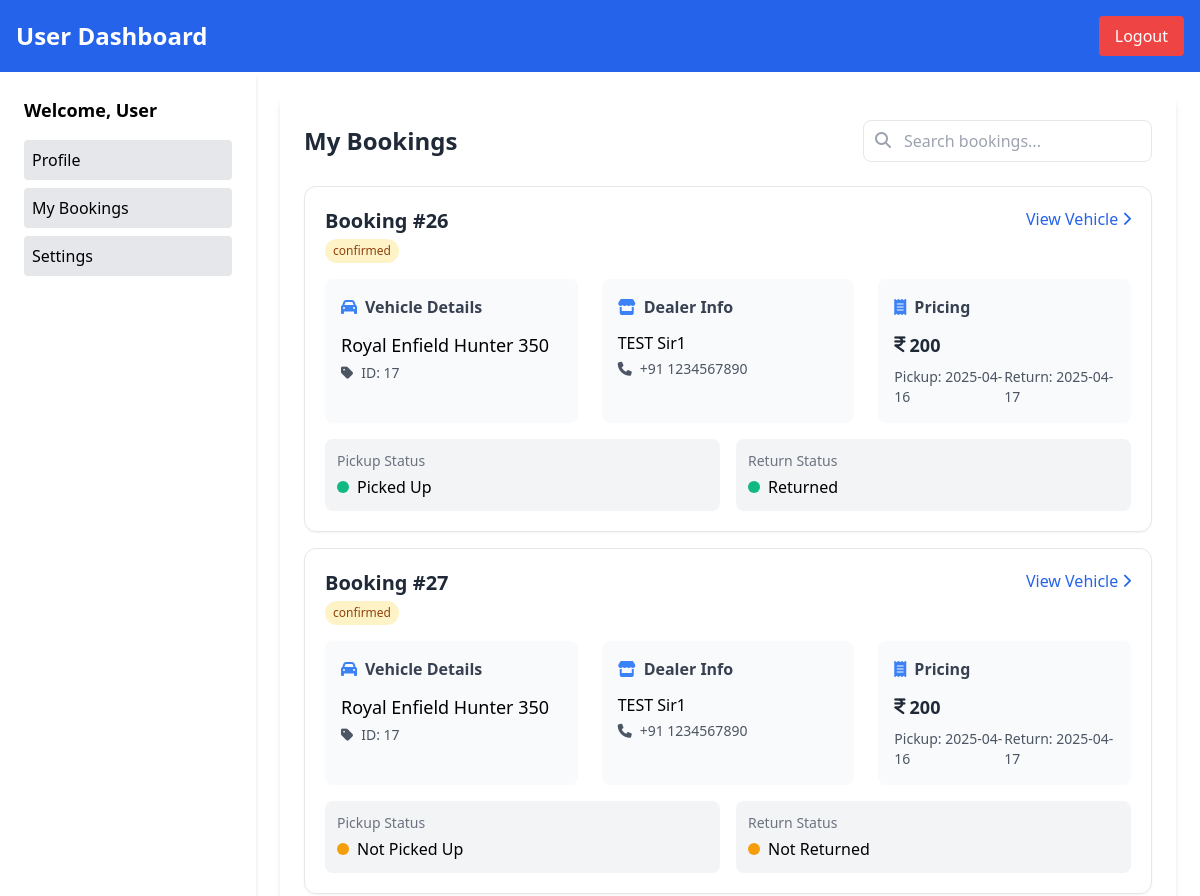
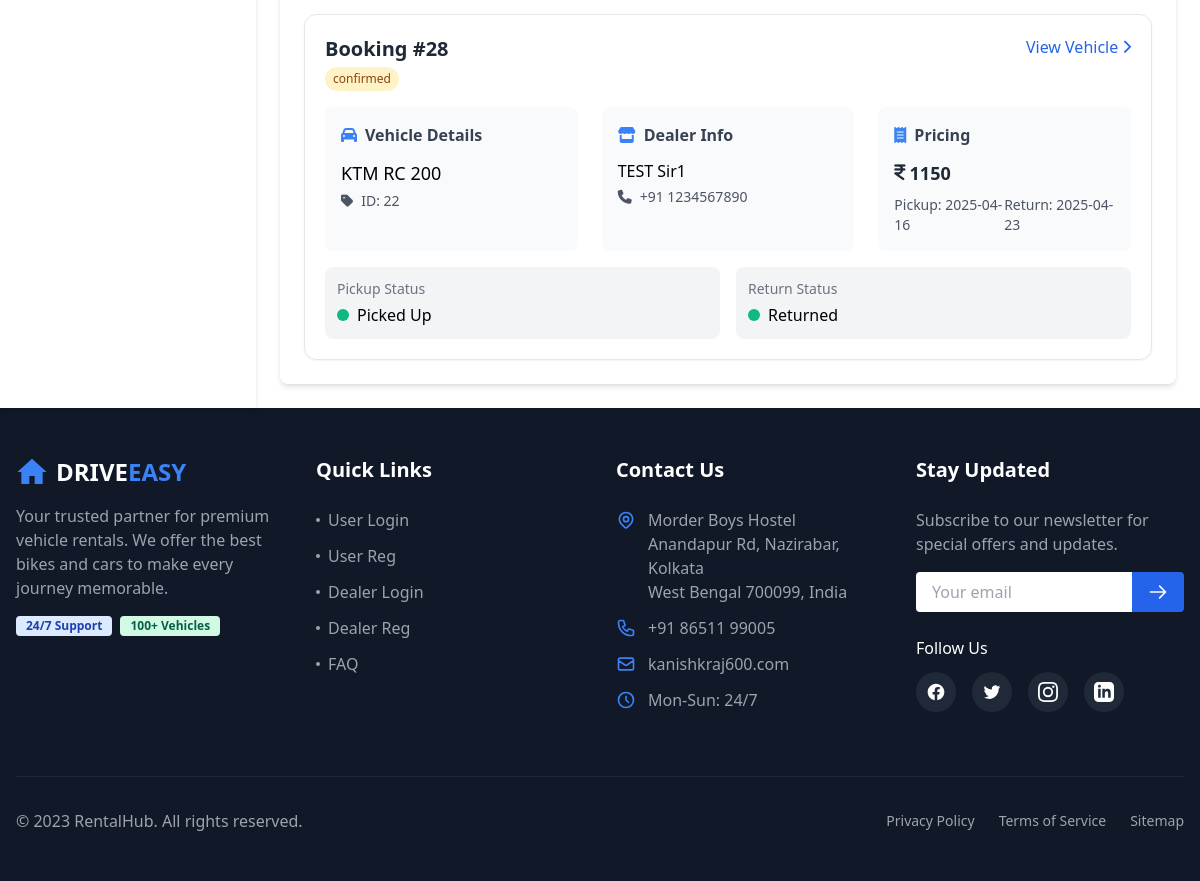
Page /user/my_booking.php (signed in) on the committed database (2 pictures, top to bottom).
### tables this page shows
CREATE TABLE `booking` (
  `booking_id` int(255) NOT NULL,
  `user_id` varchar(255) NOT NULL,
  `dealer_id` varchar(255) NOT NULL,
  `start_date` varchar(255) NOT NULL,
  `end_date` varchar(255) NOT NULL,
  `payment_status` varchar(255) NOT NULL,
  `total_price` varchar(100) NOT NULL,
  `vehicle_id` varchar(255) NOT NULL,
  `pickup_status` varchar(255) NOT NULL DEFAULT 'Not Picked Up',
  `return_status` varchar(255) NOT NULL DEFAULT 'Not Returned'
);

CREATE TABLE `vehicle` (
  `vehicle_id` int(11) NOT NULL,
  `dealer_id` varchar(255) NOT NULL,
  `vehicle_make` varchar(255) NOT NULL,
  `vehicle_model` varchar(255) NOT NULL,
  `vehicle_year` varchar(255) NOT NULL,
  `daily_price` decimal(10,2) NOT NULL,
  `weekly_price` decimal(10,2) NOT NULL,
  `monthly_price` decimal(10,2) NOT NULL,
  `vehicle_description` varchar(255) NOT NULL,
  `main_image` text NOT NULL,
  `vehicle_specKey` text NOT NULL,
  `vehicle_features` varchar(255) NOT NULL,
  `vehicle_type` varchar(255) NOT NULL,
  `vehicle_specValue` text NOT NULL,
  `vehicle_status` varchar(255) NOT NULL,
  `additional_images` text NOT NULL,
  `dealer_longitude` varchar(255) NOT NULL,
  `dealer_latitude` varchar(255) NOT NULL
);

CREATE TABLE `dealer` (
  `dealer_id` int(255) NOT NULL,
  `dealer_fname` varchar(255) NOT NULL,
  `dealer_lname` varchar(255) NOT NULL,
  `dealer_email` varchar(255) NOT NULL,
  `dealer_phone` varchar(255) NOT NULL,
  `dealer_pasword` varchar(255) NOT NULL,
  `dealer_address` varchar(255) NOT NULL,
  `dealer_Image` varchar(255) NOT NULL,
  `dealer_about` varchar(255) NOT NULL,
  `dealer_latitude` varchar(255) NOT NULL,
  `dealer_longitude` varchar(255) NOT NULL,
  `dealer_city` varchar(255) NOT NULL,
  `dealer_district` varchar(255) NOT NULL,
  `dealer_zipcode` varchar(255) NOT NULL,
  `dealer_state` varchar(255) NOT NULL,
  `dealer_country` varchar(255) NOT NULL
);

### user/my_booking.php (the view, shortened to what this page needs)
<?php
include('../main/head.php');
$userId = $_SESSION["user_id"];
$sql = "SELECT
            booking.*,
            dealer.dealer_fname,
            dealer.dealer_phone,
            dealer.dealer_lname,
            vehicle.vehicle_make,
            vehicle.vehicle_model
        FROM
            `booking`
        JOIN
            `dealer` ON booking.dealer_id = dealer.dealer_id
        JOIN
            `vehicle` ON booking.vehicle_id = vehicle.vehicle_id
        WHERE
            `booking`.`user_id` = $userId";
$result = mysqli_query($conn, $sql);
$bookingDetails = [];
if ($result) {
    if (mysqli_num_rows($result) > 0) {
        while ($row = mysqli_fetch_assoc($result)) {
            $bookingDetails[] = $row;
        }
    } else {
        $errorMessage = "No bookings found.";
    }
} else {
    $errorMessage = "Error: " . mysqli_error($conn);
}
?>
<div class="min-h-screen flex flex-col">
    <nav class="bg-blue-600 p-4 text-white flex justify-between items-center">
        <h1 class="text-2xl font-bold">User Dashboard</h1>
        <a href="../user/logout.php" class="bg-red-500 px-4 py-2 rounded">Logout</a>
    </nav>
    <div class="flex flex-col md:flex-row flex-1">
        <aside class="bg-white w-full md:w-64 p-6 shadow-md">
            <h2 class="text-lg font-semibold mb-4">Welcome, User</h2>
            <ul class="space-y-2">
                <li><a href="my_profile.php" class="block p-2 bg-gray-200 rounded">Profile</a></li>
                <li><a href="my_booking.php" class="block p-2 bg-gray-200 rounded">My Bookings</a></li>
                <li><a href="#" class="block p-2 bg-gray-200 rounded">Settings</a></li>
            </ul>
        </aside>
        <main class="flex-1 p-4 md:p-6">
    <div class="bg-white p-4 md:p-6 shadow-md rounded-lg">
        <div class="flex justify-between items-center mb-6">
            <h2 class="text-2xl font-bold text-gray-800">My Bookings</h2>
            <div class="relative">
                <input type="text" placeholder="Search bookings..." class="pl-10 pr-4 py-2 border rounded-lg focus:outline-none focus:ring-2 focus:ring-blue-500">
                <i class="fas fa-search absolute left-3 top-3 text-gray-400"></i>
            </div>
        </div>
        <?php if (!empty($bookingDetails)): ?>
            <div class="space-y-4">
                <?php foreach ($bookingDetails as $booking): ?>
                    <div class="border border-gray-200 rounded-xl p-5 shadow-sm hover:shadow-md transition-shadow duration-200">
                        <div class="flex justify-between items-start mb-4">
                            <div>
                                <h3 class="font-bold text-xl text-gray-800">Booking #<?php echo htmlspecialchars($booking['booking_id']); ?></h3>
                                <div class="flex items-center mt-1">
                                    <span class="px-2 py-1 text-xs rounded-full
                                        <?php echo $booking['payment_status'] === 'Paid' ? 'bg-green-100 text-green-800' : 'bg-yellow-100 text-yellow-800' ?>">
                                        <?php echo htmlspecialchars($booking['payment_status']); ?>
                                    </span>
                                </div>
                            </div>
                            <a href="../vehicle_details.php?ref=<?php echo $booking['vehicle_id']; ?>" class="text-blue-600 hover:text-blue-800 font-medium flex items-center">
                                View Vehicle <i class="fas fa-chevron-right ml-1 text-sm"></i>
                            </a>
                        </div>
                        <div class="grid grid-cols-1 md:grid-cols-3 gap-6 mb-4">
                            <div class="bg-gray-50 p-4 rounded-lg">
                                <h4 class="font-semibold text-gray-700 mb-3 flex items-center">
                                    <i class="fas fa-car mr-2 text-blue-500"></i> Vehicle Details
                                </h4>
                                <p class="font-medium text-lg mb-1"><?php echo htmlspecialchars($booking['vehicle_make']) ?> <?php echo htmlspecialchars($booking['vehicle_model']) ?></p>
                                <div class="flex items-center text-gray-600 text-sm">
                                    <i class="fas fa-tag mr-2"></i>
                                    <span>ID: <?php echo htmlspecialchars($booking['vehicle_id']); ?></span>
                                </div>
                            </div>
                            <div class="bg-gray-50 p-4 rounded-lg">
                                <h4 class="font-semibold text-gray-700 mb-3 flex items-center">
                                    <i class="fas fa-store mr-2 text-blue-500"></i> Dealer Info
                                </h4>
                                <p class="font-medium mb-1"><?php echo htmlspecialchars($booking['dealer_fname']); ?> <?php echo htmlspecialchars($booking['dealer_lname']); ?></p>
                                <div class="flex items-center text-gray-600 text-sm">
                                    <i class="fas fa-phone mr-2"></i>
                                    <span><?php echo htmlspecialchars($booking['dealer_phone']); ?></span>
                                </div>
                            </div>
                            <div class="bg-gray-50 p-4 rounded-lg">
                                <h4 class="font-semibold text-gray-700 mb-3 flex items-center">
                                    <i class="fas fa-receipt mr-2 text-blue-500"></i> Pricing
                                </h4>
                                <div class="flex items-center text-lg font-bold text-gray-800">
                                    <i class="fa-solid fa-indian-rupee-sign mr-1"></i>
                                    <span><?php echo htmlspecialchars($booking['total_price']); ?></span>
                                </div>
                                <div class="flex justify-between text-sm text-gray-600 mt-2">
                                    <span>Pickup: <?php echo htmlspecialchars($booking['start_date']); ?></span>
                                    <span>Return: <?php echo htmlspecialchars($booking['end_date']); ?></span>
                                </div>
                            </div>
                        </div>
                        <div class="grid grid-cols-1 md:grid-cols-2 gap-4 mt-4">
                            <div class="flex items-center">
                                <div class="flex-1 bg-gray-100 p-3 rounded-lg">
                                    <p class="text-sm text-gray-500 mb-1">Pickup Status</p>
                                    <div class="flex items-center">
                                        <div class="w-3 h-3 rounded-full mr-2
                                            <?php echo $booking['pickup_status'] === 'Picked Up' ? 'bg-green-500' : 'bg-yellow-500' ?>">
                                        </div>
                                        <p class="font-medium"><?php echo htmlspecialchars($booking['pickup_status']); ?></p>
                                    </div>
                                </div>
                            </div>
                            <div class="flex items-center">
                                <div class="flex-1 bg-gray-100 p-3 rounded-lg">
                                    <p class="text-sm text-gray-500 mb-1">Return Status</p>
                                    <div class="flex items-center">
                                        <div class="w-3 h-3 rounded-full mr-2
                                            <?php echo $booking['return_status'] === 'Returned' ? 'bg-green-500' : 'bg-yellow-500' ?>">
                                        </div>
                                        <p class="font-medium"><?php echo htmlspecialchars($booking['return_status']); ?></p>
                                    </div>
                                </div>
                            </div>
                        </div>
                    </div>
                <?php endforeach; ?>
            </div>
        <?php endif; ?>
    </div>
</main>
    </div>
</div>
<?php include('../main/footer.php'); ?>

### rows in the picture
booking: booking_id "26", payment_status "confirmed", vehicle.vehicle_make "Royal Enfield", vehicle.vehicle_model "Hunter 350", vehicle "17", dealer.dealer_fname "TEST", dealer.dealer_lname "Sir1", dealer.dealer_phone "+91 1234567890", total_price "200", start_date "2025-04-16", end_date "2025-04-17", pickup_status "Picked Up", return_status "Returned"
booking: booking_id "27", payment_status "confirmed", vehicle.vehicle_make "Royal Enfield", vehicle.vehicle_model "Hunter 350", vehicle "17", dealer.dealer_fname "TEST", dealer.dealer_lname "Sir1", dealer.dealer_phone "+91 1234567890", total_price "200", start_date "2025-04-16", end_date "2025-04-17", pickup_status "Not Picked Up", return_status "Not Returned"
booking: booking_id "28", payment_status "confirmed", vehicle.vehicle_make "KTM", vehicle.vehicle_model "RC 200", vehicle "22", dealer.dealer_fname "TEST", dealer.dealer_lname "Sir1", dealer.dealer_phone "+91 1234567890", total_price "1150", start_date "2025-04-16", end_date "2025-04-23", pickup_status "Picked Up", return_status "Returned"
